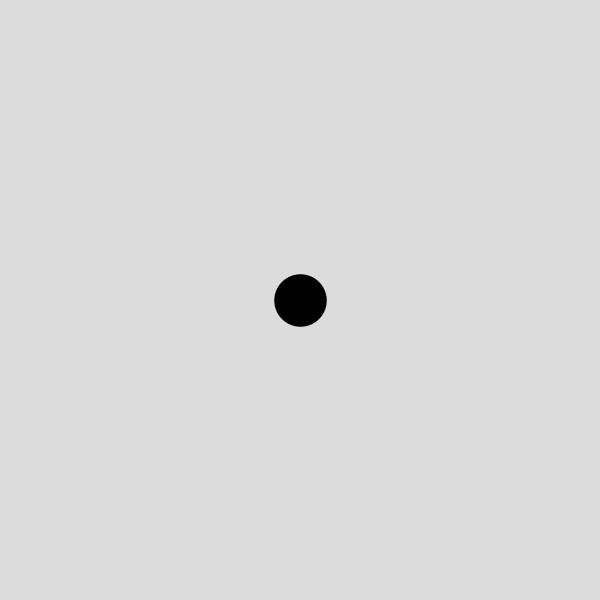
Frame 1 (no input)
Frame 60 (the mouse pressed at the canvas centre just before this capture): identical to frame 1, image omitted
Frame 120 (the mouse held since frame 60 and released just before this capture): identical to frame 1, image omitted

The Processing sketch that drew this single still picture (run headless with seeded random() and noise(); from frame 60 on, the mouse is pressed at the canvas centre):

// Processing sketch: Lesson3
// ── Lesson3.pde

int value = 0;
int windowSize = 600;
float circleX = windowSize / 2;
float circleY = windowSize / 2;
PVector distance;
int ballSize = 50;
int[] colors = {0,0,0};

void setup(){
  frameRate(60);
  size(600, 600);
  distance = new PVector(0,0);  
}

void draw(){
  background(220,220,220);
  strokeWeight(2.5);
  stroke(colors[0], colors[1], colors[2]);
  fill(colors[0], colors[1], colors[2]);
  updatePosition();
  collisionDetection();

  if (mousePressed) {
  	drawLine();
  }
  ellipse(circleX, circleY, ballSize, ballSize); 
}

void mouseReleased() {
	 distance.set((float) circleX-mouseX, (float) circleY-mouseY );
	 value = 0;
}

void drawLine() {
	line(circleX, circleY, mouseX, mouseY);
}

void updatePosition() {
	circleX = circleX -  distance.x / 15;
	circleY = circleY -  distance.y / 15;
}	

void collisionDetection() {
 if (circleX < 0 + ballSize / 2 ) {	
  	circleX = 0 + ballSize / 2;
  	distance.x = distance.x * (-1);
  	changeColor();
  }
  else if (circleX > windowSize - ballSize / 2 ) { 	
  	circleX = windowSize - ballSize / 2;
  	distance.x = distance.x * (-1);
  	changeColor();
  }
  if (circleY < 0 + ballSize / 2 ) { 	
  	circleY = 0 + ballSize / 2;
  	distance.y = distance.y * (-1);
  	changeColor();
  }
  else if (circleY > windowSize - ballSize / 2 ) {
  	circleY = windowSize - ballSize / 2;
  	distance.y = distance.y * (-1);
  	changeColor();
  }
}

void changeColor() {	
	for (int i = 0; i < 3; i++) {
		colors[i] = (int) (Math.random() * (255 - 0));
	}
}
